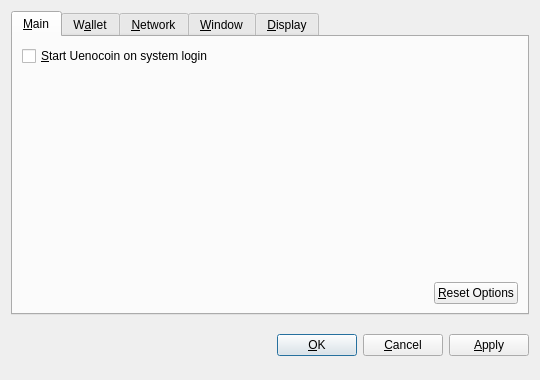
<?xml version="1.0" encoding="UTF-8"?>
<ui version="4.0">
 <class>OptionsDialog</class>
 <widget class="QDialog" name="OptionsDialog">
  <property name="geometry">
   <rect>
    <x>0</x>
    <y>0</y>
    <width>540</width>
    <height>380</height>
   </rect>
  </property>
  <property name="windowTitle">
   <string>Options</string>
  </property>
  <property name="modal">
   <bool>true</bool>
  </property>
  <layout class="QVBoxLayout" name="verticalLayout">
   <item>
    <widget class="QTabWidget" name="tabWidget">
     <property name="tabPosition">
      <enum>QTabWidget::North</enum>
     </property>
     <property name="currentIndex">
      <number>0</number>
     </property>
     <widget class="QWidget" name="tabMain">
      <attribute name="title">
       <string>&amp;Main</string>
      </attribute>
      <layout class="QVBoxLayout" name="verticalLayout_Main">
       <item>
        <widget class="QCheckBox" name="bitcoinAtStartup">
         <property name="toolTip">
          <string>Automatically start Uenocoin after logging in to the system.</string>
         </property>
         <property name="text">
          <string>&amp;Start Uenocoin on system login</string>
         </property>
        </widget>
       </item>
       <item>
        <spacer name="verticalSpacer_Main">
         <property name="orientation">
          <enum>Qt::Vertical</enum>
         </property>
         <property name="sizeHint" stdset="0">
          <size>
           <width>20</width>
           <height>40</height>
          </size>
         </property>
        </spacer>
       </item>
       <item>
        <layout class="QHBoxLayout" name="horizontalLayout_2_Main">
         <item>
          <spacer name="horizontalSpacer_2_Main">
           <property name="orientation">
            <enum>Qt::Horizontal</enum>
           </property>
           <property name="sizeHint" stdset="0">
            <size>
             <width>40</width>
             <height>20</height>
            </size>
           </property>
          </spacer>
         </item>
         <item>
          <widget class="QPushButton" name="resetButton">
           <property name="toolTip">
            <string>Reset all client options to default.</string>
           </property>
           <property name="text">
            <string>&amp;Reset Options</string>
           </property>
           <property name="autoDefault">
            <bool>false</bool>
           </property>
          </widget>
         </item>
        </layout>
       </item>
      </layout>
     </widget>
     <widget class="QWidget" name="tabWallet">
      <attribute name="title">
       <string>W&amp;allet</string>
      </attribute>
      <layout class="QVBoxLayout" name="verticalLayout_Network">
       <item>
        <widget class="QLabel" name="transactionFeeInfoLabel">
         <property name="text">
          <string>Optional transaction fee per kB that helps make sure your transactions are processed quickly. Most transactions are 1 kB.</string>
         </property>
         <property name="textFormat">
          <enum>Qt::PlainText</enum>
         </property>
         <property name="wordWrap">
          <bool>true</bool>
         </property>
        </widget>
       </item>
       <item>
        <layout class="QHBoxLayout" name="horizontalLayout_1_Main">
         <item>
          <widget class="QLabel" name="transactionFeeLabel">
           <property name="text">
            <string>Pay transaction &amp;fee</string>
           </property>
           <property name="textFormat">
            <enum>Qt::PlainText</enum>
           </property>
           <property name="buddy">
            <cstring>transactionFee</cstring>
           </property>
          </widget>
         </item>
         <item>
          <widget class="BitcoinAmountField" name="transactionFee"/>
         </item>
         <item>
          <spacer name="horizontalSpacer_1_Main">
           <property name="orientation">
            <enum>Qt::Horizontal</enum>
           </property>
           <property name="sizeHint" stdset="0">
            <size>
             <width>40</width>
             <height>20</height>
            </size>
           </property>
          </spacer>
         </item>
        </layout>
       </item>
       <item>
        <widget class="QLabel" name="label">
         <property name="text">
          <string>If you disable the spending of unconfirmed change, the change from a transaction cannot be used until that transaction has at least one confirmation. This also affects how your balance is computed.</string>
         </property>
         <property name="wordWrap">
          <bool>true</bool>
         </property>
        </widget>
       </item>
       <item>
        <widget class="QCheckBox" name="spendZeroConfChange">
         <property name="text">
          <string>Spend unconfirmed change  (experts only)</string>
         </property>
        </widget>
       </item>
       <item>
        <spacer name="verticalSpacer">
         <property name="orientation">
          <enum>Qt::Vertical</enum>
         </property>
         <property name="sizeHint" stdset="0">
          <size>
           <width>20</width>
           <height>40</height>
          </size>
         </property>
        </spacer>
       </item>
      </layout>
     </widget>
     <widget class="QWidget" name="tabNetwork">
      <attribute name="title">
       <string>&amp;Network</string>
      </attribute>
      <layout class="QVBoxLayout" name="verticalLayout_Network">
       <item>
        <widget class="QCheckBox" name="mapPortUpnp">
         <property name="toolTip">
          <string>Automatically open the Uenocoin client port on the router. This only works when your router supports UPnP and it is enabled.</string>
         </property>
         <property name="text">
          <string>Map port using &amp;UPnP</string>
         </property>
        </widget>
       </item>
       <item>
        <widget class="QCheckBox" name="connectSocks">
         <property name="toolTip">
          <string>Connect to the Uenocoin network through a SOCKS proxy (e.g. when connecting through Tor).</string>
         </property>
         <property name="text">
          <string>&amp;Connect through SOCKS proxy:</string>
         </property>
        </widget>
       </item>
       <item>
        <layout class="QHBoxLayout" name="horizontalLayout_Network">
         <item>
          <widget class="QLabel" name="proxyIpLabel">
           <property name="text">
            <string>Proxy &amp;IP:</string>
           </property>
           <property name="textFormat">
            <enum>Qt::PlainText</enum>
           </property>
           <property name="buddy">
            <cstring>proxyIp</cstring>
           </property>
          </widget>
         </item>
         <item>
          <widget class="QValidatedLineEdit" name="proxyIp">
           <property name="maximumSize">
            <size>
             <width>140</width>
             <height>16777215</height>
            </size>
           </property>
           <property name="toolTip">
            <string>IP address of the proxy (e.g. 127.0.0.1)</string>
           </property>
          </widget>
         </item>
         <item>
          <widget class="QLabel" name="proxyPortLabel">
           <property name="text">
            <string>&amp;Port:</string>
           </property>
           <property name="textFormat">
            <enum>Qt::PlainText</enum>
           </property>
           <property name="buddy">
            <cstring>proxyPort</cstring>
           </property>
          </widget>
         </item>
         <item>
          <widget class="QLineEdit" name="proxyPort">
           <property name="maximumSize">
            <size>
             <width>55</width>
             <height>16777215</height>
            </size>
           </property>
           <property name="toolTip">
            <string>Port of the proxy (e.g. 9050)</string>
           </property>
          </widget>
         </item>
         <item>
          <widget class="QLabel" name="socksVersionLabel">
           <property name="text">
            <string>SOCKS &amp;Version:</string>
           </property>
           <property name="textFormat">
            <enum>Qt::PlainText</enum>
           </property>
           <property name="buddy">
            <cstring>socksVersion</cstring>
           </property>
          </widget>
         </item>
         <item>
          <widget class="QValueComboBox" name="socksVersion">
           <property name="toolTip">
            <string>SOCKS version of the proxy (e.g. 5)</string>
           </property>
          </widget>
         </item>
         <item>
          <spacer name="horizontalSpacer_Network">
           <property name="orientation">
            <enum>Qt::Horizontal</enum>
           </property>
           <property name="sizeHint" stdset="0">
            <size>
             <width>40</width>
             <height>20</height>
            </size>
           </property>
          </spacer>
         </item>
        </layout>
       </item>
       <item>
        <spacer name="verticalSpacer_Network">
         <property name="orientation">
          <enum>Qt::Vertical</enum>
         </property>
         <property name="sizeHint" stdset="0">
          <size>
           <width>20</width>
           <height>40</height>
          </size>
         </property>
        </spacer>
       </item>
      </layout>
     </widget>
     <widget class="QWidget" name="tabWindow">
      <attribute name="title">
       <string>&amp;Window</string>
      </attribute>
      <layout class="QVBoxLayout" name="verticalLayout_Window">
       <item>
        <widget class="QCheckBox" name="minimizeToTray">
         <property name="toolTip">
          <string>Show only a tray icon after minimizing the window.</string>
         </property>
         <property name="text">
          <string>&amp;Minimize to the tray instead of the taskbar</string>
         </property>
        </widget>
       </item>
       <item>
        <widget class="QCheckBox" name="minimizeOnClose">
         <property name="toolTip">
          <string>Minimize instead of exit the application when the window is closed. When this option is enabled, the application will be closed only after selecting Quit in the menu.</string>
         </property>
         <property name="text">
          <string>M&amp;inimize on close</string>
         </property>
        </widget>
       </item>
       <item>
        <spacer name="verticalSpacer_Window">
         <property name="orientation">
          <enum>Qt::Vertical</enum>
         </property>
         <property name="sizeHint" stdset="0">
          <size>
           <width>20</width>
           <height>40</height>
          </size>
         </property>
        </spacer>
       </item>
      </layout>
     </widget>
     <widget class="QWidget" name="tabDisplay">
      <attribute name="title">
       <string>&amp;Display</string>
      </attribute>
      <layout class="QVBoxLayout" name="verticalLayout_Display">
       <item>
        <layout class="QHBoxLayout" name="horizontalLayout_1_Display">
         <item>
          <widget class="QLabel" name="langLabel">
           <property name="text">
            <string>User Interface &amp;language:</string>
           </property>
           <property name="textFormat">
            <enum>Qt::PlainText</enum>
           </property>
           <property name="buddy">
            <cstring>lang</cstring>
           </property>
          </widget>
         </item>
         <item>
          <widget class="QValueComboBox" name="lang">
           <property name="toolTip">
            <string>The user interface language can be set here. This setting will take effect after restarting Uenocoin.</string>
           </property>
          </widget>
         </item>
        </layout>
       </item>
       <item>
        <layout class="QHBoxLayout" name="horizontalLayout_2_Display">
         <item>
          <widget class="QLabel" name="unitLabel">
           <property name="text">
            <string>&amp;Unit to show amounts in:</string>
           </property>
           <property name="textFormat">
            <enum>Qt::PlainText</enum>
           </property>
           <property name="buddy">
            <cstring>unit</cstring>
           </property>
          </widget>
         </item>
         <item>
          <widget class="QValueComboBox" name="unit">
           <property name="toolTip">
            <string>Choose the default subdivision unit to show in the interface and when sending coins.</string>
           </property>
          </widget>
         </item>
        </layout>
       </item>
       <item>
        <widget class="QCheckBox" name="displayAddresses">
         <property name="toolTip">
          <string>Whether to show Uenocoin addresses in the transaction list or not.</string>
         </property>
         <property name="text">
          <string>&amp;Display addresses in transaction list</string>
         </property>
        </widget>
       </item>
       <item>
        <widget class="QCheckBox" name="coinControlFeatures">
         <property name="toolTip">
          <string>Whether to show coin control features or not.</string>
         </property>
         <property name="text">
          <string>Display coin &amp;control features (experts only!)</string>
         </property>
        </widget>
       </item>
       <item>
        <spacer name="verticalSpacer_Display">
         <property name="orientation">
          <enum>Qt::Vertical</enum>
         </property>
         <property name="sizeHint" stdset="0">
          <size>
           <width>20</width>
           <height>40</height>
          </size>
         </property>
        </spacer>
       </item>
      </layout>
     </widget>
    </widget>
   </item>
   <item>
    <layout class="QHBoxLayout" name="horizontalLayout_Buttons">
     <item>
      <spacer name="horizontalSpacer_1">
       <property name="orientation">
        <enum>Qt::Horizontal</enum>
       </property>
       <property name="sizeHint" stdset="0">
        <size>
         <width>40</width>
         <height>48</height>
        </size>
       </property>
      </spacer>
     </item>
     <item>
      <widget class="QLabel" name="statusLabel">
       <property name="font">
        <font>
         <weight>75</weight>
         <bold>true</bold>
        </font>
       </property>
       <property name="text">
        <string/>
       </property>
       <property name="textFormat">
        <enum>Qt::PlainText</enum>
       </property>
       <property name="wordWrap">
        <bool>true</bool>
       </property>
      </widget>
     </item>
     <item>
      <spacer name="horizontalSpacer_2">
       <property name="orientation">
        <enum>Qt::Horizontal</enum>
       </property>
       <property name="sizeHint" stdset="0">
        <size>
         <width>40</width>
         <height>48</height>
        </size>
       </property>
      </spacer>
     </item>
     <item>
      <widget class="QPushButton" name="okButton">
       <property name="text">
        <string>&amp;OK</string>
       </property>
      </widget>
     </item>
     <item>
      <widget class="QPushButton" name="cancelButton">
       <property name="text">
        <string>&amp;Cancel</string>
       </property>
       <property name="autoDefault">
        <bool>false</bool>
       </property>
      </widget>
     </item>
     <item>
      <widget class="QPushButton" name="applyButton">
       <property name="text">
        <string>&amp;Apply</string>
       </property>
       <property name="autoDefault">
        <bool>false</bool>
       </property>
      </widget>
     </item>
    </layout>
   </item>
  </layout>
 </widget>
 <customwidgets>
  <customwidget>
   <class>BitcoinAmountField</class>
   <extends>QSpinBox</extends>
   <header>bitcoinamountfield.h</header>
  </customwidget>
  <customwidget>
   <class>QValueComboBox</class>
   <extends>QComboBox</extends>
   <header>qvaluecombobox.h</header>
  </customwidget>
  <customwidget>
   <class>QValidatedLineEdit</class>
   <extends>QLineEdit</extends>
   <header>qvalidatedlineedit.h</header>
  </customwidget>
 </customwidgets>
 <resources/>
 <connections/>
</ui>
